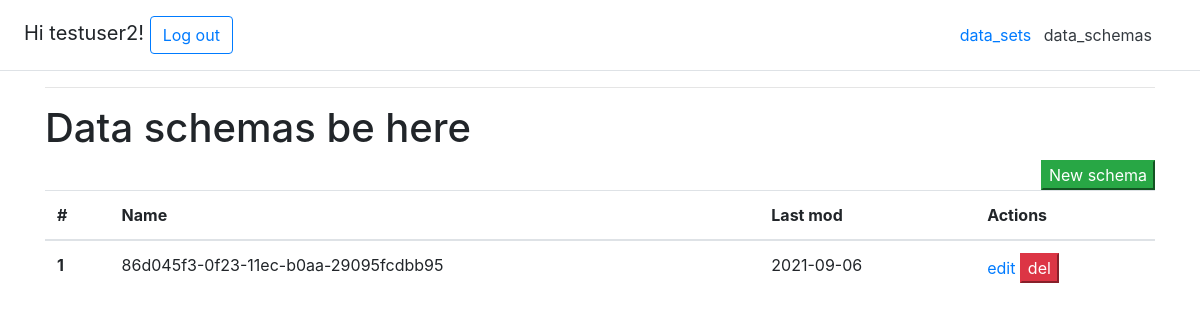
The page /data_schemas/ (signed in) on the database as committed earlier.
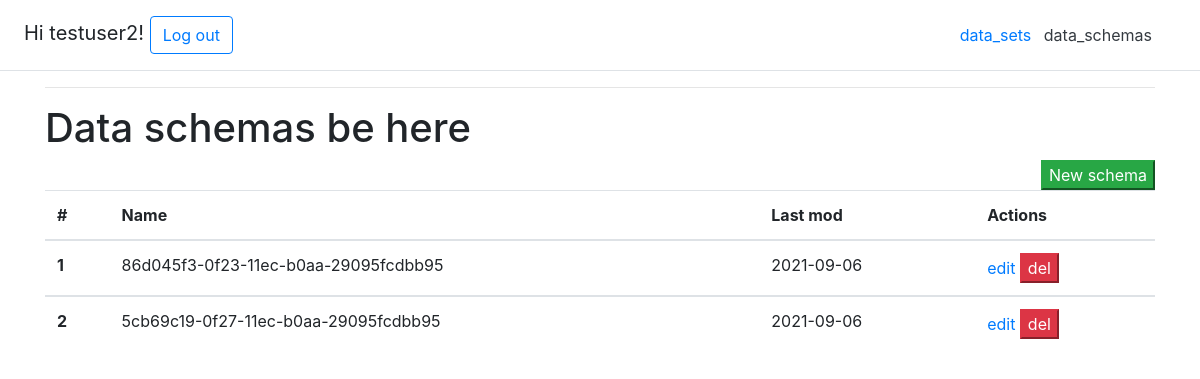
The same page on the database as committed later.
### main/models.py (models this page shows, shortened)
class Schema(models.Model):
    last_mod = models.DateTimeField(auto_now=True)
    user = models.ForeignKey(User, on_delete=models.CASCADE)
    column_cep = models.CharField(max_length=20, choices=(
        (',', ','),
        (';', ';')), default='Comma(,)')
    string_character = models.CharField(max_length=20, choices=(
        (r'"', r'"'),
        (r"'", r"'")), default=r'"')
    name_schema = models.CharField(max_length=200, unique=True, default=uuid.uuid1)
    column_field1 = models.CharField(max_length=20, choices=COLUMN_FIELD_CHOICES)

### main/views.py (the view, shortened to what this page needs)
# urls.py: path("data_schemas/", views.data_schemas, name="data_schemas"),
def data_schemas(request):
    if request.method == 'GET':
        sl = Schema.objects.filter(user=request.user)
        return render(request, 'fake_csv_app/data_schemas.html', {'sl': sl})

### main/templates/fake_csv_app/data_schemas.html (shortened to what this page needs)
{% extends 'fake_csv_app/base.html'%}
{% block content %}
<h1> Data schemas be here </h1>
<form method="POST" id="table">
  <div class=".flex-sm-row-reverse">
    <button type="submit" name="new" value="new" class="btn-success float-right">New schema</button>
    </div>
    <table class='table table-hover'>
      <thead>
    <tr>
      <th scope="col">#</th>
      <th scope="col">Name</th>
      <th scope="col">Last mod</th>
      <th scope="col">Actions</th>
    </tr>
  </thead>
    {% for schema in sl %}
  <tbody>
    <tr>
      <th scope="row">{{ forloop.counter }}</th>
      <td>{{schema.name_schema}}</td>
      <td>{{schema.last_mod |date:'Y-m-d '}}</td>
      <td>
        <a href="edit_schema" id="edit-{{ schema.id}}">edit</a>
       <button type="submit" name="delete" value="del-{{ schema.id }}" class="btn-danger" >del</button>
      </td>
    </tr>
    {% endfor %}
    </table>
</form>
{% endblock %}

Rows that differ between the two databases and show on the page:
added Schema: name_schema "5cb69c19-0f27-11ec-b0aa-29095fcdbb95", last_mod "2021-09-06"
